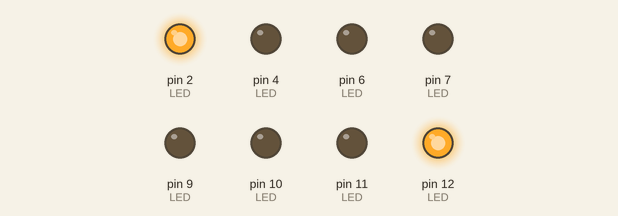
This sketch was run on a simulated Arduino Uno, built with avr-gcc and run on an emulated ATmega328P. Parts: output pins drawn as LEDs (lit = HIGH).

Above: at 0.5 s.
At 2.5 s:
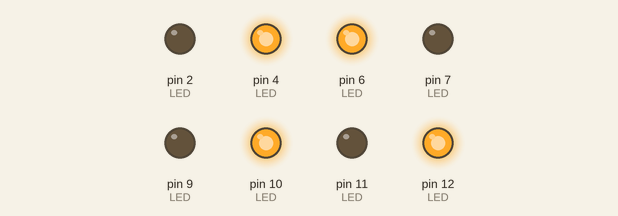
At 4.5 s:
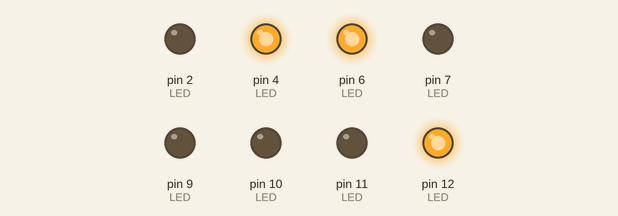
At 9.5 s:
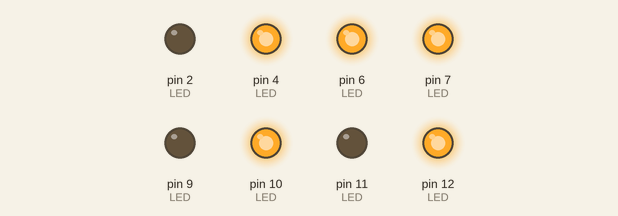
At 14.5 s:
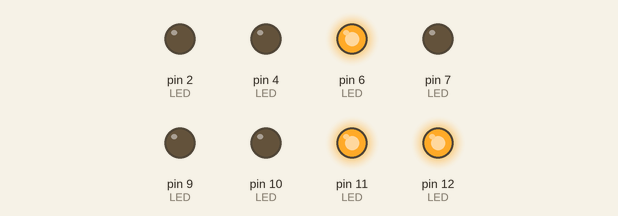
At 19.5 s:
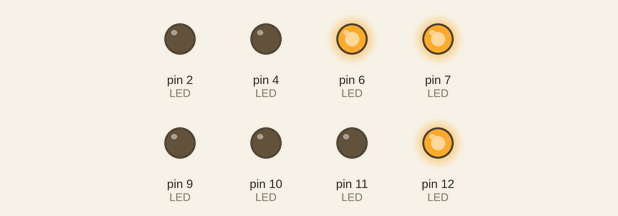
Timing chart, 0 to 20.7 s (numbered marks = the images above):
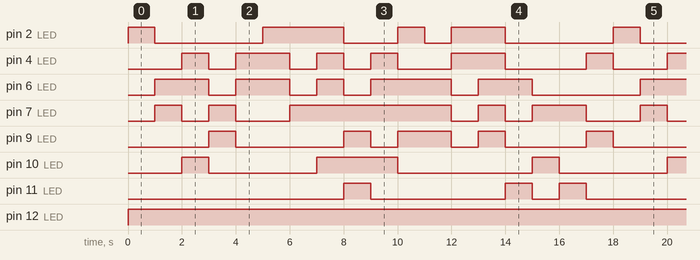

Measured:
- by itself, pin 2 (LED): repeats every 18.0 s: LOW 4.0 s, HIGH 3.0 s, LOW 2.0 s, HIGH 1.0 s, LOW 1.0 s, HIGH 2.0 s, LOW 4.0 s, HIGH 1.0 s
- by itself, pin 9 (LED): LOW → HIGH at 3.0 s, → LOW 1.0 s later, → HIGH 4.0 s later, → LOW 1.0 s later, … (21 changes in this stretch)
- by itself, pin 10 (LED): repeats every 18.0 s: LOW 4.0 s, HIGH 3.0 s, LOW 5.0 s, HIGH 1.0 s, LOW 4.0 s, HIGH 1.0 s
- by itself, pin 11 (LED): LOW → HIGH at 8.0 s, → LOW 1.0 s later, → HIGH 5.0 s later, → LOW 1.0 s later, … (12 changes in this stretch)
- by itself, pin 12 (LED): LOW → HIGH at 0.00 s
- by itself, pin 6 (LED): repeats every 18.0 s: LOW 1.0 s, HIGH 2.0 s, LOW 1.0 s, HIGH 1.0 s, LOW 1.0 s, HIGH 3.0 s, LOW 1.0 s, HIGH 2.0 s, LOW 4.0 s, HIGH 2.0 s
- by itself, pin 7 (LED): repeats every 18.0 s: LOW 1.0 s, HIGH 1.0 s, LOW 2.0 s, HIGH 6.0 s, LOW 1.0 s, HIGH 1.0 s, LOW 1.0 s, HIGH 2.0 s, LOW 2.0 s, HIGH 1.0 s

The sketch:

5.1.1.2_7_bolumlu_LED_gosterge_harfler.ino
```cpp
void setup() {
pinMode(7, OUTPUT); //7 bölümlü LED göstergede "A" kısmı
pinMode(6, OUTPUT); //7 bölümlü LED göstergede "B" kısmı
pinMode(4, OUTPUT); //7 bölümlü LED göstergede "C" kısmı
pinMode(2, OUTPUT); //7 bölümlü LED göstergede "D" kısmı
pinMode(11, OUTPUT); //7 bölümlü LED göstergede "E" kısmı
pinMode(9, OUTPUT); //7 bölümlü LED göstergede "F" kısmı
pinMode(10, OUTPUT); //7 bölümlü LED göstergede "G" kısmı
pinMode(12, OUTPUT); //7 bölümlü LED göstergede "DP" kısmı (Nokta kısmı)

}

void loop() {
// "A" harfini yazar.
digitalWrite(7, 0);
digitalWrite(6, 0);
digitalWrite(4, 0);
digitalWrite(2, 1);
digitalWrite(11, 0);
digitalWrite(9, 0);
digitalWrite(10, 0);
digitalWrite(12, 1);
delay(1000);

// "B" harfini yazar.
digitalWrite(7, 1);
digitalWrite(6, 1);
digitalWrite(4, 0);
digitalWrite(2, 0);
digitalWrite(11, 0);
digitalWrite(9, 0);
digitalWrite(10, 0);
digitalWrite(12, 1);
delay(1000);

// "C" harfini yazar.
digitalWrite(7, 0);
digitalWrite(6, 1);
digitalWrite(4, 1);
digitalWrite(2, 0);
digitalWrite(11, 0);
digitalWrite(9, 0);
digitalWrite(10, 1);
digitalWrite(12, 1);
delay(1000);

// "D" harfini yazar.
digitalWrite(7, 1);
digitalWrite(6, 0);
digitalWrite(4, 0);
digitalWrite(2, 0);
digitalWrite(11, 0);
digitalWrite(9, 1);
digitalWrite(10, 0);
digitalWrite(12, 1);
delay(1000);

// "E" harfini yazar.
digitalWrite(7, 0);
digitalWrite(6, 1);
digitalWrite(4, 1);
digitalWrite(2, 0);
digitalWrite(11, 0);
digitalWrite(9, 0);
digitalWrite(10, 0);
digitalWrite(12, 1);
delay(1000);

// "F" harfini yazar.
digitalWrite(7, 0);
digitalWrite(6, 1);
digitalWrite(4, 1);
digitalWrite(2, 1);
digitalWrite(11, 0);
digitalWrite(9, 0);
digitalWrite(10, 0);
digitalWrite(12, 1);
delay(1000);


// "H" harfini yazar.
digitalWrite(7, 1);
digitalWrite(6, 0);
digitalWrite(4, 0);
digitalWrite(2, 1);
digitalWrite(11, 0);
digitalWrite(9, 0);
digitalWrite(10, 0);
digitalWrite(12, 1);
delay(1000);

// "I" harfini yazar.
digitalWrite(7, 1);
digitalWrite(6, 1);
digitalWrite(4, 1);
digitalWrite(2, 1);
digitalWrite(11, 0);
digitalWrite(9, 0);
digitalWrite(10, 1);
digitalWrite(12, 1);
delay(1000);

// "J" harfini yazar.
digitalWrite(7, 1);
digitalWrite(6, 0);
digitalWrite(4, 0);
digitalWrite(2, 0);
digitalWrite(11, 1);
digitalWrite(9, 1);
digitalWrite(10, 1);
digitalWrite(12, 1);
delay(1000);

// "L" harfini yazar.
digitalWrite(7, 1);
digitalWrite(6, 1);
digitalWrite(4, 1);
digitalWrite(2, 0);
digitalWrite(11, 0);
digitalWrite(9, 0);
digitalWrite(10, 1);
digitalWrite(12, 1);
delay(1000);

// "n" küçük n harfini yazar.
digitalWrite(7, 1);
digitalWrite(6, 1);
digitalWrite(4, 0);
digitalWrite(2, 1);
digitalWrite(11, 0);
digitalWrite(9, 1);
digitalWrite(10, 0);
digitalWrite(12, 1);
delay(1000);

// "o" küçük o harfini yazar.
digitalWrite(7, 1);
digitalWrite(6, 1);
digitalWrite(4, 0);
digitalWrite(2, 0);
digitalWrite(11, 0);
digitalWrite(9, 1);
digitalWrite(10, 0);
digitalWrite(12, 1);
delay(1000);

// "P" harfini yazar.
digitalWrite(7, 0);
digitalWrite(6, 0);
digitalWrite(4, 1);
digitalWrite(2, 1);
digitalWrite(11, 0);
digitalWrite(9, 0);
digitalWrite(10, 0);
digitalWrite(12, 1);
delay(1000);

// "r" küçük r harfini yazar.
digitalWrite(7, 1);
digitalWrite(6, 1);
digitalWrite(4, 1);
digitalWrite(2, 1);
digitalWrite(11, 0);
digitalWrite(9, 1);
digitalWrite(10, 0);
digitalWrite(12, 1);
delay(1000);

// "S" harfini yazar.
digitalWrite(7, 0);
digitalWrite(6, 1);
digitalWrite(4, 0);
digitalWrite(2, 0);
digitalWrite(11, 1);
digitalWrite(9, 0);
digitalWrite(10, 0);
digitalWrite(12, 1);
delay(1000);

// "U" harfini yazar.
digitalWrite(7, 1);
digitalWrite(6, 0);
digitalWrite(4, 0);
digitalWrite(2, 0);
digitalWrite(11, 0);
digitalWrite(9, 0);
digitalWrite(10, 1);
digitalWrite(12, 1);
delay(1000);

// "Y" harfini yazar.
digitalWrite(7, 1);
digitalWrite(6, 0);
digitalWrite(4, 0);
digitalWrite(2, 0);
digitalWrite(11, 1);
digitalWrite(9, 0);
digitalWrite(10, 0);
digitalWrite(12, 1);
delay(1000);

// "Z" harfini yazar.
digitalWrite(7, 0);
digitalWrite(6, 0);
digitalWrite(4, 1);
digitalWrite(2, 0);
digitalWrite(11, 0);
digitalWrite(9, 1);
digitalWrite(10, 0);
digitalWrite(12, 1);
delay(1000);

}
```
